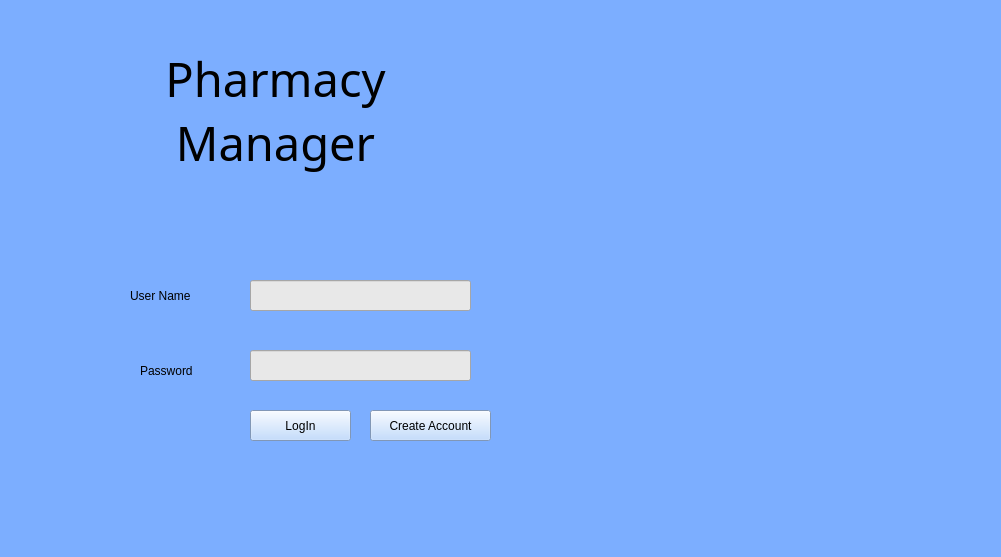
<?xml version="1.0" encoding="UTF-8"?>
<ui version="4.0">
 <class>MainWindow</class>
 <widget class="QMainWindow" name="MainWindow">
  <property name="geometry">
   <rect>
    <x>0</x>
    <y>0</y>
    <width>1001</width>
    <height>557</height>
   </rect>
  </property>
  <property name="sizePolicy">
   <sizepolicy hsizetype="Fixed" vsizetype="Fixed">
    <horstretch>0</horstretch>
    <verstretch>0</verstretch>
   </sizepolicy>
  </property>
  <property name="windowTitle">
   <string>MainWindow</string>
  </property>
  <property name="styleSheet">
   <string notr="true">background-color: rgb(124, 174, 255);
</string>
  </property>
  <widget class="QWidget" name="centralwidget">
   <widget class="QPushButton" name="logInButton">
    <property name="geometry">
     <rect>
      <x>250</x>
      <y>410</y>
      <width>101</width>
      <height>31</height>
     </rect>
    </property>
    <property name="sizePolicy">
     <sizepolicy hsizetype="Fixed" vsizetype="Fixed">
      <horstretch>0</horstretch>
      <verstretch>0</verstretch>
     </sizepolicy>
    </property>
    <property name="styleSheet">
     <string notr="true">background-color: rgb(180, 212, 255);</string>
    </property>
    <property name="text">
     <string>LogIn</string>
    </property>
   </widget>
   <widget class="QLineEdit" name="userName">
    <property name="geometry">
     <rect>
      <x>250</x>
      <y>280</y>
      <width>221</width>
      <height>31</height>
     </rect>
    </property>
    <property name="sizePolicy">
     <sizepolicy hsizetype="Fixed" vsizetype="Fixed">
      <horstretch>0</horstretch>
      <verstretch>0</verstretch>
     </sizepolicy>
    </property>
    <property name="styleSheet">
     <string notr="true">background-color: rgb(232, 232, 232);</string>
    </property>
   </widget>
   <widget class="QLineEdit" name="password">
    <property name="geometry">
     <rect>
      <x>250</x>
      <y>350</y>
      <width>221</width>
      <height>31</height>
     </rect>
    </property>
    <property name="sizePolicy">
     <sizepolicy hsizetype="Fixed" vsizetype="Fixed">
      <horstretch>0</horstretch>
      <verstretch>0</verstretch>
     </sizepolicy>
    </property>
    <property name="styleSheet">
     <string notr="true">background-color: rgb(232, 232, 232);</string>
    </property>
   </widget>
   <widget class="QLabel" name="label">
    <property name="geometry">
     <rect>
      <x>130</x>
      <y>280</y>
      <width>101</width>
      <height>31</height>
     </rect>
    </property>
    <property name="sizePolicy">
     <sizepolicy hsizetype="Fixed" vsizetype="Fixed">
      <horstretch>0</horstretch>
      <verstretch>0</verstretch>
     </sizepolicy>
    </property>
    <property name="styleSheet">
     <string notr="true">font: 12pt &quot;Perpetua&quot;;</string>
    </property>
    <property name="text">
     <string>User Name</string>
    </property>
   </widget>
   <widget class="QLabel" name="label_2">
    <property name="geometry">
     <rect>
      <x>140</x>
      <y>360</y>
      <width>81</width>
      <height>21</height>
     </rect>
    </property>
    <property name="sizePolicy">
     <sizepolicy hsizetype="Fixed" vsizetype="Fixed">
      <horstretch>0</horstretch>
      <verstretch>0</verstretch>
     </sizepolicy>
    </property>
    <property name="styleSheet">
     <string notr="true">font: 12pt &quot;Perpetua&quot;;</string>
    </property>
    <property name="text">
     <string>Password</string>
    </property>
   </widget>
   <widget class="QLabel" name="label_3">
    <property name="geometry">
     <rect>
      <x>110</x>
      <y>30</y>
      <width>331</width>
      <height>161</height>
     </rect>
    </property>
    <property name="sizePolicy">
     <sizepolicy hsizetype="Fixed" vsizetype="Fixed">
      <horstretch>0</horstretch>
      <verstretch>0</verstretch>
     </sizepolicy>
    </property>
    <property name="font">
     <font>
      <family>Perpetua</family>
      <pointsize>35</pointsize>
      <weight>9</weight>
      <italic>false</italic>
      <bold>false</bold>
     </font>
    </property>
    <property name="styleSheet">
     <string notr="true">font: 75 35pt &quot;Perpetua&quot;;</string>
    </property>
    <property name="text">
     <string>Pharmacy Manager</string>
    </property>
    <property name="alignment">
     <set>Qt::AlignCenter</set>
    </property>
    <property name="wordWrap">
     <bool>true</bool>
    </property>
   </widget>
   <widget class="QLabel" name="label_5">
    <property name="geometry">
     <rect>
      <x>550</x>
      <y>-20</y>
      <width>461</width>
      <height>571</height>
     </rect>
    </property>
    <property name="sizePolicy">
     <sizepolicy hsizetype="Fixed" vsizetype="Fixed">
      <horstretch>0</horstretch>
      <verstretch>0</verstretch>
     </sizepolicy>
    </property>
    <property name="styleSheet">
     <string notr="true">image: url(:/newPrefix/pharm.png);</string>
    </property>
    <property name="text">
     <string/>
    </property>
    <property name="textFormat">
     <enum>Qt::PlainText</enum>
    </property>
    <property name="pixmap">
     <pixmap resource="../resources/pharm.qrc">:/newPrefix/pharm.png</pixmap>
    </property>
    <property name="scaledContents">
     <bool>true</bool>
    </property>
   </widget>
   <widget class="QPushButton" name="createAccountButton">
    <property name="geometry">
     <rect>
      <x>370</x>
      <y>410</y>
      <width>121</width>
      <height>31</height>
     </rect>
    </property>
    <property name="sizePolicy">
     <sizepolicy hsizetype="Fixed" vsizetype="Fixed">
      <horstretch>0</horstretch>
      <verstretch>0</verstretch>
     </sizepolicy>
    </property>
    <property name="styleSheet">
     <string notr="true">background-color: rgb(180, 212, 255);</string>
    </property>
    <property name="text">
     <string>Create Account</string>
    </property>
   </widget>
  </widget>
  <widget class="QMenuBar" name="menubar">
   <property name="geometry">
    <rect>
     <x>0</x>
     <y>0</y>
     <width>1001</width>
     <height>22</height>
    </rect>
   </property>
  </widget>
  <widget class="QStatusBar" name="statusbar"/>
 </widget>
 <resources>
  <include location="../resources/pharm.qrc"/>
 </resources>
 <connections/>
</ui>
